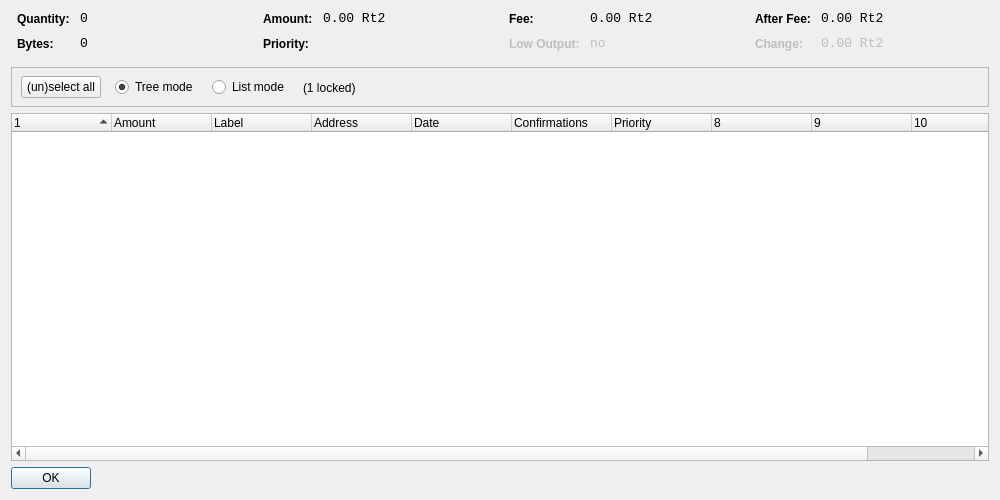
<?xml version="1.0" encoding="UTF-8"?>
<ui version="4.0">
 <class>CoinControlDialog</class>
 <widget class="QDialog" name="CoinControlDialog">
  <property name="geometry">
   <rect>
    <x>0</x>
    <y>0</y>
    <width>1000</width>
    <height>500</height>
   </rect>
  </property>
  <property name="windowTitle">
   <string>Coin Control</string>
  </property>
  <layout class="QVBoxLayout" name="verticalLayout">
   <item>
    <layout class="QHBoxLayout" name="horizontalLayoutTop" stretch="0,0,0,0">
     <property name="topMargin">
      <number>0</number>
     </property>
     <property name="bottomMargin">
      <number>10</number>
     </property>
     <item>
      <layout class="QFormLayout" name="formLayoutCoinControl1">
       <property name="horizontalSpacing">
        <number>10</number>
       </property>
       <property name="verticalSpacing">
        <number>10</number>
       </property>
       <property name="leftMargin">
        <number>6</number>
       </property>
       <property name="rightMargin">
        <number>6</number>
       </property>
       <item row="0" column="0">
        <widget class="QLabel" name="labelCoinControlQuantityText">
         <property name="styleSheet">
          <string notr="true">font-weight:bold;</string>
         </property>
         <property name="text">
          <string>Quantity:</string>
         </property>
        </widget>
       </item>
       <item row="0" column="1">
        <widget class="QLabel" name="labelCoinControlQuantity">
         <property name="font">
          <font>
           <family>Monospace</family>
           <pointsize>10</pointsize>
          </font>
         </property>
         <property name="cursor">
          <cursorShape>IBeamCursor</cursorShape>
         </property>
         <property name="contextMenuPolicy">
          <enum>Qt::ActionsContextMenu</enum>
         </property>
         <property name="text">
          <string notr="true">0</string>
         </property>
         <property name="textInteractionFlags">
          <set>Qt::LinksAccessibleByMouse|Qt::TextSelectableByKeyboard|Qt::TextSelectableByMouse</set>
         </property>
        </widget>
       </item>
       <item row="1" column="0">
        <widget class="QLabel" name="labelCoinControlBytesText">
         <property name="styleSheet">
          <string notr="true">font-weight:bold;</string>
         </property>
         <property name="text">
          <string>Bytes:</string>
         </property>
        </widget>
       </item>
       <item row="1" column="1">
        <widget class="QLabel" name="labelCoinControlBytes">
         <property name="font">
          <font>
           <family>Monospace</family>
           <pointsize>10</pointsize>
          </font>
         </property>
         <property name="cursor">
          <cursorShape>IBeamCursor</cursorShape>
         </property>
         <property name="contextMenuPolicy">
          <enum>Qt::ActionsContextMenu</enum>
         </property>
         <property name="text">
          <string notr="true">0</string>
         </property>
         <property name="textInteractionFlags">
          <set>Qt::LinksAccessibleByMouse|Qt::TextSelectableByKeyboard|Qt::TextSelectableByMouse</set>
         </property>
        </widget>
       </item>
      </layout>
     </item>
     <item>
      <layout class="QFormLayout" name="formLayoutCoinControl2">
       <property name="horizontalSpacing">
        <number>10</number>
       </property>
       <property name="verticalSpacing">
        <number>10</number>
       </property>
       <property name="leftMargin">
        <number>6</number>
       </property>
       <property name="rightMargin">
        <number>6</number>
       </property>
       <item row="0" column="0">
        <widget class="QLabel" name="labelCoinControlAmountText">
         <property name="styleSheet">
          <string notr="true">font-weight:bold;</string>
         </property>
         <property name="text">
          <string>Amount:</string>
         </property>
        </widget>
       </item>
       <item row="0" column="1">
        <widget class="QLabel" name="labelCoinControlAmount">
         <property name="font">
          <font>
           <family>Monospace</family>
           <pointsize>10</pointsize>
          </font>
         </property>
         <property name="cursor">
          <cursorShape>IBeamCursor</cursorShape>
         </property>
         <property name="contextMenuPolicy">
          <enum>Qt::ActionsContextMenu</enum>
         </property>
         <property name="text">
          <string notr="true">0.00 Rt2</string>
         </property>
         <property name="textInteractionFlags">
          <set>Qt::LinksAccessibleByMouse|Qt::TextSelectableByKeyboard|Qt::TextSelectableByMouse</set>
         </property>
        </widget>
       </item>
       <item row="1" column="0">
        <widget class="QLabel" name="labelCoinControlPriorityText">
         <property name="styleSheet">
          <string notr="true">font-weight:bold;</string>
         </property>
         <property name="text">
          <string>Priority:</string>
         </property>
        </widget>
       </item>
       <item row="1" column="1">
        <widget class="QLabel" name="labelCoinControlPriority">
         <property name="font">
          <font>
           <family>Monospace</family>
           <pointsize>10</pointsize>
          </font>
         </property>
         <property name="cursor">
          <cursorShape>IBeamCursor</cursorShape>
         </property>
         <property name="contextMenuPolicy">
          <enum>Qt::ActionsContextMenu</enum>
         </property>
         <property name="text">
          <string/>
         </property>
         <property name="textInteractionFlags">
          <set>Qt::LinksAccessibleByMouse|Qt::TextSelectableByKeyboard|Qt::TextSelectableByMouse</set>
         </property>
        </widget>
       </item>
      </layout>
     </item>
     <item>
      <layout class="QFormLayout" name="formLayoutCoinControl3">
       <property name="horizontalSpacing">
        <number>10</number>
       </property>
       <property name="verticalSpacing">
        <number>10</number>
       </property>
       <property name="leftMargin">
        <number>6</number>
       </property>
       <property name="rightMargin">
        <number>6</number>
       </property>
       <item row="0" column="0">
        <widget class="QLabel" name="labelCoinControlFeeText">
         <property name="styleSheet">
          <string notr="true">font-weight:bold;</string>
         </property>
         <property name="text">
          <string>Fee:</string>
         </property>
        </widget>
       </item>
       <item row="0" column="1">
        <widget class="QLabel" name="labelCoinControlFee">
         <property name="font">
          <font>
           <family>Monospace</family>
           <pointsize>10</pointsize>
          </font>
         </property>
         <property name="cursor">
          <cursorShape>IBeamCursor</cursorShape>
         </property>
         <property name="contextMenuPolicy">
          <enum>Qt::ActionsContextMenu</enum>
         </property>
         <property name="text">
          <string notr="true">0.00 Rt2</string>
         </property>
         <property name="textInteractionFlags">
          <set>Qt::LinksAccessibleByMouse|Qt::TextSelectableByKeyboard|Qt::TextSelectableByMouse</set>
         </property>
        </widget>
       </item>
       <item row="1" column="0">
        <widget class="QLabel" name="labelCoinControlLowOutputText">
         <property name="enabled">
          <bool>false</bool>
         </property>
         <property name="styleSheet">
          <string notr="true">font-weight:bold;</string>
         </property>
         <property name="text">
          <string>Low Output:</string>
         </property>
        </widget>
       </item>
       <item row="1" column="1">
        <widget class="QLabel" name="labelCoinControlLowOutput">
         <property name="enabled">
          <bool>false</bool>
         </property>
         <property name="font">
          <font>
           <family>Monospace</family>
           <pointsize>10</pointsize>
          </font>
         </property>
         <property name="cursor">
          <cursorShape>IBeamCursor</cursorShape>
         </property>
         <property name="contextMenuPolicy">
          <enum>Qt::ActionsContextMenu</enum>
         </property>
         <property name="text">
          <string>no</string>
         </property>
         <property name="textInteractionFlags">
          <set>Qt::LinksAccessibleByMouse|Qt::TextSelectableByKeyboard|Qt::TextSelectableByMouse</set>
         </property>
        </widget>
       </item>
      </layout>
     </item>
     <item>
      <layout class="QFormLayout" name="formLayoutCoinControl4">
       <property name="horizontalSpacing">
        <number>10</number>
       </property>
       <property name="verticalSpacing">
        <number>10</number>
       </property>
       <property name="leftMargin">
        <number>6</number>
       </property>
       <property name="rightMargin">
        <number>6</number>
       </property>
       <item row="0" column="0">
        <widget class="QLabel" name="labelCoinControlAfterFeeText">
         <property name="styleSheet">
          <string notr="true">font-weight:bold;</string>
         </property>
         <property name="text">
          <string>After Fee:</string>
         </property>
        </widget>
       </item>
       <item row="0" column="1">
        <widget class="QLabel" name="labelCoinControlAfterFee">
         <property name="font">
          <font>
           <family>Monospace</family>
           <pointsize>10</pointsize>
          </font>
         </property>
         <property name="cursor">
          <cursorShape>IBeamCursor</cursorShape>
         </property>
         <property name="contextMenuPolicy">
          <enum>Qt::ActionsContextMenu</enum>
         </property>
         <property name="text">
          <string notr="true">0.00 Rt2</string>
         </property>
         <property name="textInteractionFlags">
          <set>Qt::LinksAccessibleByMouse|Qt::TextSelectableByKeyboard|Qt::TextSelectableByMouse</set>
         </property>
        </widget>
       </item>
       <item row="1" column="0">
        <widget class="QLabel" name="labelCoinControlChangeText">
         <property name="enabled">
          <bool>false</bool>
         </property>
         <property name="styleSheet">
          <string notr="true">font-weight:bold;</string>
         </property>
         <property name="text">
          <string>Change:</string>
         </property>
        </widget>
       </item>
       <item row="1" column="1">
        <widget class="QLabel" name="labelCoinControlChange">
         <property name="enabled">
          <bool>false</bool>
         </property>
         <property name="font">
          <font>
           <family>Monospace</family>
           <pointsize>10</pointsize>
          </font>
         </property>
         <property name="cursor">
          <cursorShape>IBeamCursor</cursorShape>
         </property>
         <property name="contextMenuPolicy">
          <enum>Qt::ActionsContextMenu</enum>
         </property>
         <property name="text">
          <string notr="true">0.00 Rt2</string>
         </property>
         <property name="textInteractionFlags">
          <set>Qt::LinksAccessibleByMouse|Qt::TextSelectableByKeyboard|Qt::TextSelectableByMouse</set>
         </property>
        </widget>
       </item>
      </layout>
     </item>
    </layout>
   </item>
   <item>
    <widget class="QFrame" name="frame">
     <property name="minimumSize">
      <size>
       <width>0</width>
       <height>40</height>
      </size>
     </property>
     <property name="frameShape">
      <enum>QFrame::StyledPanel</enum>
     </property>
     <property name="frameShadow">
      <enum>QFrame::Sunken</enum>
     </property>
     <widget class="QWidget" name="horizontalLayoutWidget">
      <property name="geometry">
       <rect>
        <x>10</x>
        <y>0</y>
        <width>781</width>
        <height>41</height>
       </rect>
      </property>
      <layout class="QHBoxLayout" name="horizontalLayoutPanel" stretch="0,0,0,0,0">
       <property name="spacing">
        <number>14</number>
       </property>
       <item>
        <widget class="QPushButton" name="pushButtonSelectAll">
         <property name="sizePolicy">
          <sizepolicy hsizetype="Maximum" vsizetype="Fixed">
           <horstretch>0</horstretch>
           <verstretch>0</verstretch>
          </sizepolicy>
         </property>
         <property name="text">
          <string>(un)select all</string>
         </property>
        </widget>
       </item>
       <item>
        <widget class="QRadioButton" name="radioTreeMode">
         <property name="sizePolicy">
          <sizepolicy hsizetype="Maximum" vsizetype="Fixed">
           <horstretch>0</horstretch>
           <verstretch>0</verstretch>
          </sizepolicy>
         </property>
         <property name="text">
          <string>Tree mode</string>
         </property>
         <property name="checked">
          <bool>true</bool>
         </property>
        </widget>
       </item>
       <item>
        <widget class="QRadioButton" name="radioListMode">
         <property name="sizePolicy">
          <sizepolicy hsizetype="Maximum" vsizetype="Fixed">
           <horstretch>0</horstretch>
           <verstretch>0</verstretch>
          </sizepolicy>
         </property>
         <property name="text">
          <string>List mode</string>
         </property>
        </widget>
       </item>
       <item>
        <widget class="QLabel" name="labelLocked">
         <property name="text">
          <string>(1 locked)</string>
         </property>
        </widget>
       </item>
       <item>
        <spacer name="horizontalSpacer">
         <property name="orientation">
          <enum>Qt::Horizontal</enum>
         </property>
         <property name="sizeHint" stdset="0">
          <size>
           <width>40</width>
           <height>20</height>
          </size>
         </property>
        </spacer>
       </item>
      </layout>
     </widget>
    </widget>
   </item>
   <item>
    <widget class="CoinControlTreeWidget" name="treeWidget">
     <property name="contextMenuPolicy">
      <enum>Qt::CustomContextMenu</enum>
     </property>
     <property name="sortingEnabled">
      <bool>false</bool>
     </property>
     <property name="columnCount">
      <number>11</number>
     </property>
     <attribute name="headerShowSortIndicator" stdset="0">
      <bool>true</bool>
     </attribute>
     <attribute name="headerStretchLastSection">
      <bool>false</bool>
     </attribute>
     <column>
      <property name="text">
       <string/>
      </property>
     </column>
     <column>
      <property name="text">
       <string>Amount</string>
      </property>
     </column>
     <column>
      <property name="text">
       <string notr="true">Label</string>
      </property>
     </column>
     <column>
      <property name="text">
       <string>Address</string>
      </property>
     </column>
     <column>
      <property name="text">
       <string>Date</string>
      </property>
     </column>
     <column>
      <property name="text">
       <string>Confirmations</string>
      </property>
      <property name="toolTip">
       <string>Confirmed</string>
      </property>
     </column>
     <column>
      <property name="text">
       <string>Priority</string>
      </property>
     </column>
     <column>
      <property name="text">
       <string/>
      </property>
     </column>
     <column>
      <property name="text">
       <string/>
      </property>
     </column>
     <column>
      <property name="text">
       <string/>
      </property>
     </column>
     <column>
      <property name="text">
       <string/>
      </property>
     </column>
    </widget>
   </item>
   <item>
    <widget class="QDialogButtonBox" name="buttonBox">
     <property name="sizePolicy">
      <sizepolicy hsizetype="Maximum" vsizetype="Fixed">
       <horstretch>0</horstretch>
       <verstretch>0</verstretch>
      </sizepolicy>
     </property>
     <property name="orientation">
      <enum>Qt::Horizontal</enum>
     </property>
     <property name="standardButtons">
      <set>QDialogButtonBox::Ok</set>
     </property>
    </widget>
   </item>
  </layout>
 </widget>
 <customwidgets>
  <customwidget>
   <class>CoinControlTreeWidget</class>
   <extends>QTreeWidget</extends>
   <header>coincontroltreewidget.h</header>
  </customwidget>
 </customwidgets>
 <resources/>
 <connections/>
</ui>
